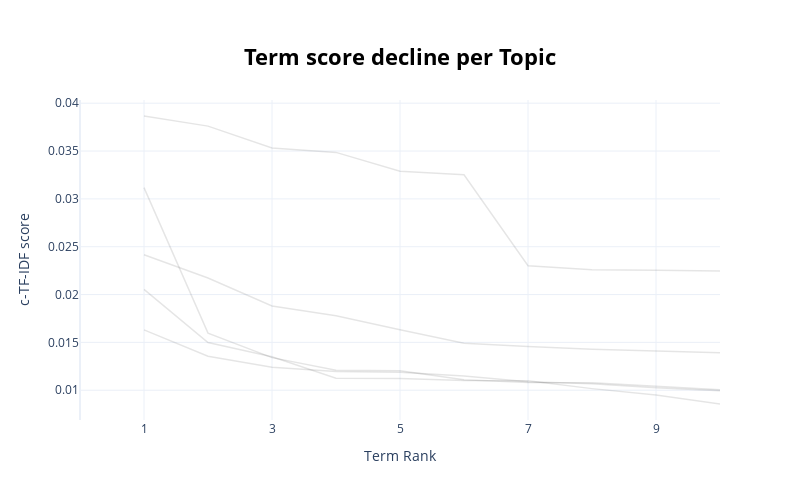

This figure's notebook cell:
### Code cell
topic_model.visualize_term_rank()

### Figure 1 — Plotly figure (JSON) as saved in the notebook; plotly's stock layout.template omitted (floating-point values rounded to 4 significant figures)
{"data": [{"hovertext": "<b>Topic -1</b>:recurrence_network_data_shm_analys", "line": {"color": "black", "width": 1.5}, "mode": "lines+lines", "name": "", "opacity": 0.1, "type": "scatter", "x": [1, 2, 3, 4, 5, 6, 7, 8, 9, 10], "y": [0.03866, 0.0376, 0.03531, 0.03486, 0.03289, 0.03251, 0.02302, 0.0226, 0.02254, 0.02247]}, {"hovertext": "<b>Topic 0</b>:galaxies_mass_data_formation_star_s", "line": {"color": "black", "width": 1.5}, "mode": "lines+lines", "name": "", "opacity": 0.1, "type": "scatter", "x": [1, 2, 3, 4, 5, 6, 7, 8, 9, 10], "y": [0.02054, 0.01499, 0.01349, 0.01125, 0.01123, 0.01102, 0.01098, 0.01017, 0.009497, 0.008562]}, {"hovertext": "<b>Topic 1</b>:quantum_graphene_optical_spin_state", "line": {"color": "black", "width": 1.5}, "mode": "lines+lines", "name": "", "opacity": 0.1, "type": "scatter", "x": [1, 2, 3, 4, 5, 6, 7, 8, 9, 10], "y": [0.03118, 0.01597, 0.01341, 0.01209, 0.01204, 0.01109, 0.01081, 0.01079, 0.01042, 0.01006]}, {"hovertext": "<b>Topic 2</b>:climate_global_ocean_carbon_aerosol", "line": {"color": "black", "width": 1.5}, "mode": "lines+lines", "name": "", "opacity": 0.1, "type": "scatter", "x": [1, 2, 3, 4, 5, 6, 7, 8, 9, 10], "y": [0.01631, 0.01356, 0.01239, 0.01195, 0.01188, 0.0115, 0.01089, 0.01068, 0.01026, 0.009943]}, {"hovertext": "<b>Topic 3</b>:theory_models_model_gauge_scalar_ne", "line": {"color": "black", "width": 1.5}, "mode": "lines+lines", "name": "", "opacity": 0.1, "type": "scatter", "x": [1, 2, 3, 4, 5, 6, 7, 8, 9, 10], "y": [0.02416, 0.02173, 0.0188, 0.01778, 0.01633, 0.01492, 0.01458, 0.01429, 0.01409, 0.01392]}], "layout": {"height": 500, "hoverlabel": {"bgcolor": "white", "font": {"family": "Rockwell", "size": 16}}, "showlegend": false, "title": {"font": {"color": "Black", "size": 22}, "text": "<b>Term score decline per Topic</b>", "x": 0.5, "xanchor": "center", "y": 0.9, "yanchor": "top"}, "width": 800, "xaxis": {"dtick": 2, "range": [0, 10], "tick0": 1, "title": {"text": "Term Rank"}}, "yaxis": {"title": {"text": "c-TF-IDF score"}}}}
